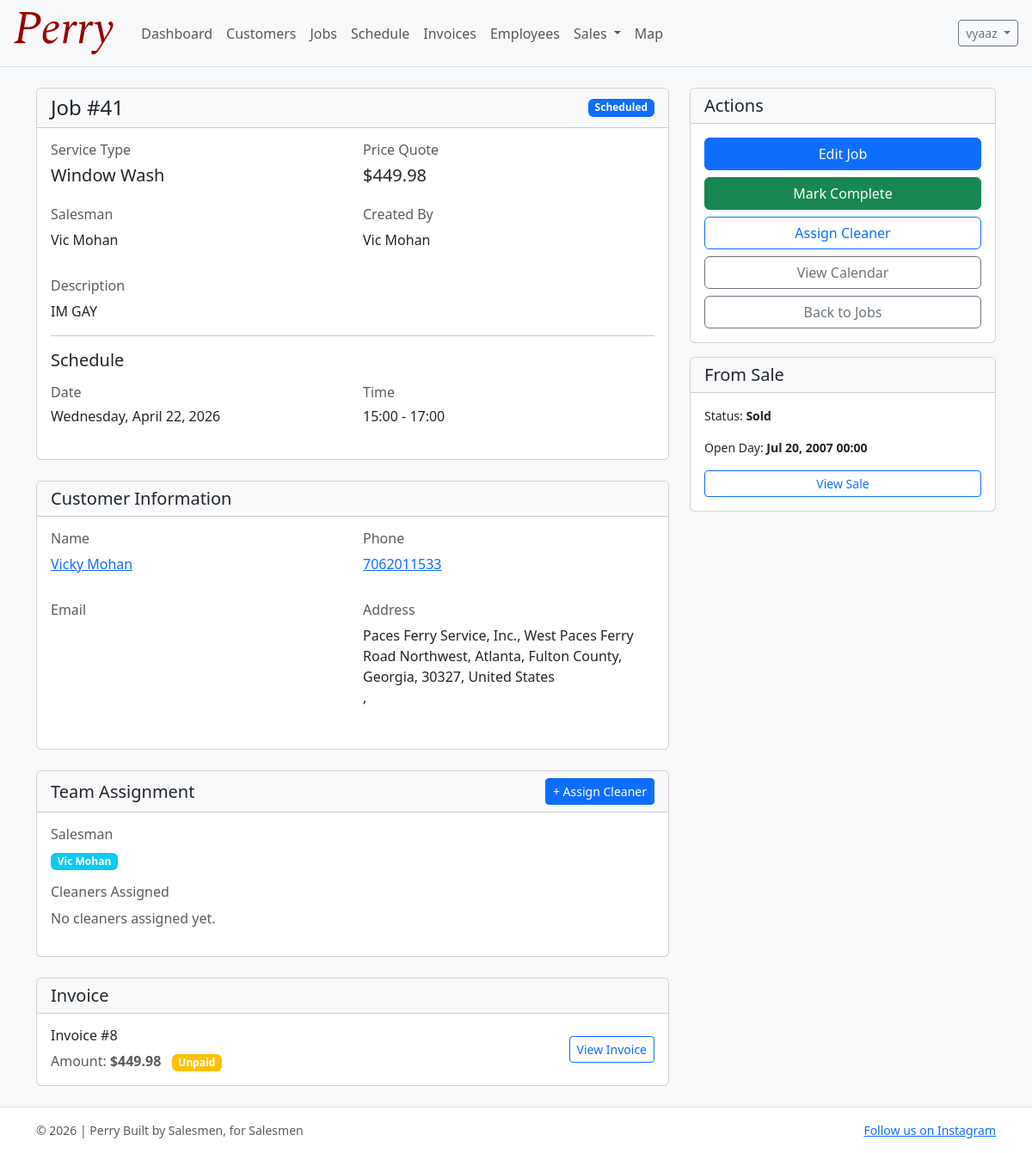
The page /jobs/41/ (signed in) on the database as committed earlier.
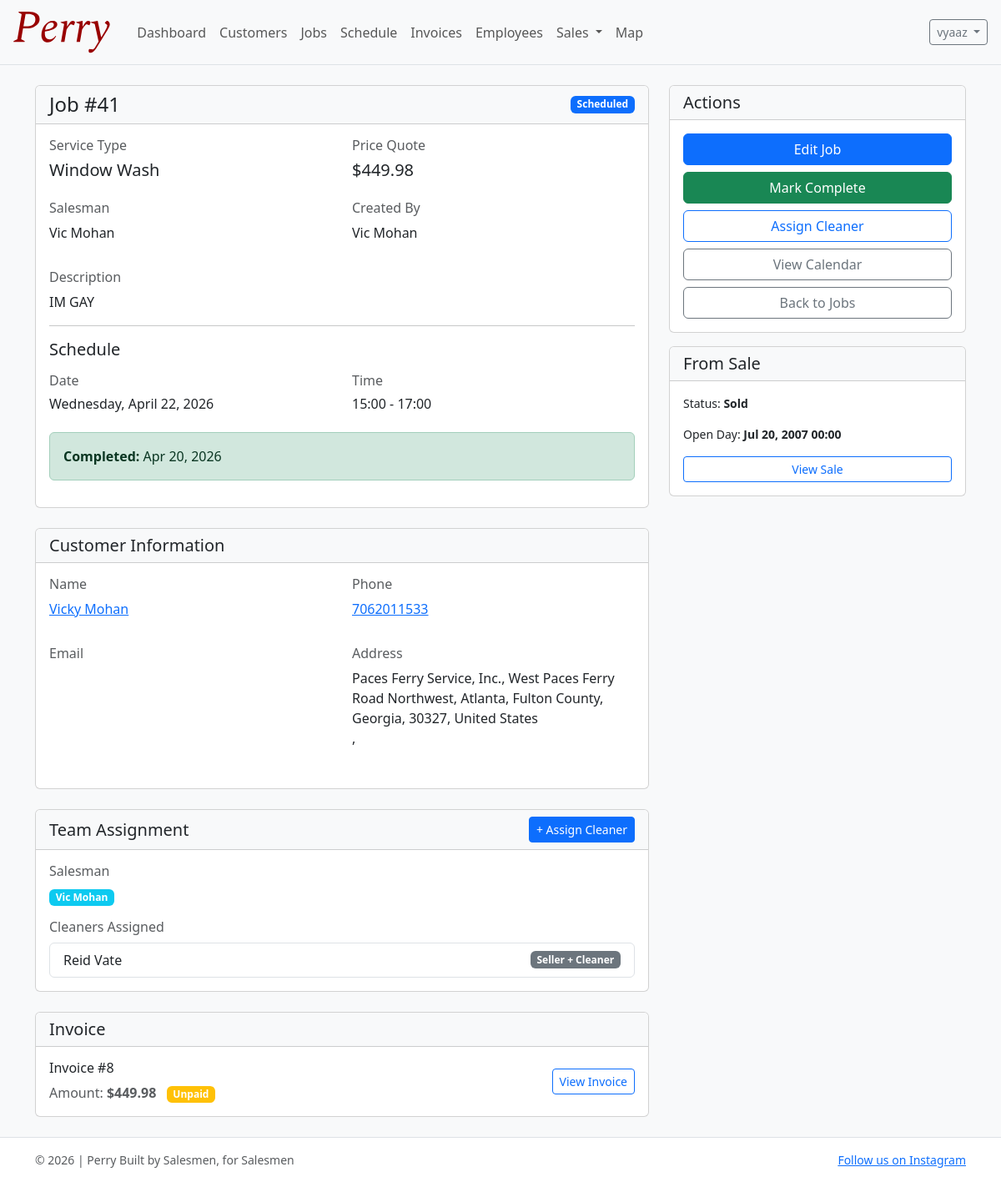
The same page on the database as committed later.
### jobs/models.py (models this page shows, shortened)
class Job(models.Model):
    customer = models.ForeignKey("customers.Customer", on_delete=models.CASCADE, related_name="jobs")
    sale = models.OneToOneField("sales.Sale", on_delete=models.SET_NULL, null=True, blank=True, related_name="job")
    created_by = models.ForeignKey(
        settings.AUTH_USER_MODEL, on_delete=models.PROTECT, related_name="created_jobs"
    )
    assigned_cleaner = models.ForeignKey(
        settings.AUTH_USER_MODEL,
        on_delete=models.PROTECT,
        null=True,
        blank=True,
        related_name="assigned_jobs",
        limit_choices_to={"role__in": ["CLEANER", "BOTH"]},
    )
    job_type = models.CharField(max_length=30, choices=JobType.choices, default=JobType.WINDOW_WASH)
    description = models.TextField(blank=True)
    estimated_time = models.PositiveIntegerField(help_text="Minutes", default=120)  # 2 hours default
    price = models.DecimalField(max_digits=10, decimal_places=2, default=0)
    status = models.CharField(max_length=20, choices=JobStatus.choices, default=JobStatus.PENDING)
    scheduled_date = models.DateField(null=True, blank=True)
    scheduled_start_time = models.TimeField(null=True, blank=True)
    scheduled_end_time = models.TimeField(null=True, blank=True)
    completion_date = models.DateField(null=True, blank=True)
    created_at = models.DateTimeField(auto_now_add=True)
    class Meta:
        ordering = ["-created_at"]
    @property
    def salesman(self):
        if self.sale:
            return self.sale.user
        return self.created_by

class JobCleaner(models.Model):
    job = models.ForeignKey(Job, on_delete=models.CASCADE, related_name="cleaners")
    cleaner = models.ForeignKey(
        settings.AUTH_USER_MODEL,
        on_delete=models.CASCADE,
        related_name="jobs_as_cleaner",
        limit_choices_to={"role__in": ["CLEANER", "BOTH"]},
    )
    assigned_at = models.DateTimeField(auto_now_add=True)
    class Meta:
        unique_together = [("job", "cleaner")]

### sales/models.py (models this page shows, shortened)
class Sale(models.Model):
    user = models.ForeignKey(settings.AUTH_USER_MODEL, on_delete=models.PROTECT, related_name="sales")
    house = models.ForeignKey("geolocation.House", on_delete=models.CASCADE, related_name="sales")
    customer = models.ForeignKey("customers.Customer", on_delete=models.CASCADE, related_name="sales", null=True, blank=True)
    status = models.CharField(max_length=20, choices=SaleStatus.choices, default=SaleStatus.NO_ANSWER)
    quote_price = models.DecimalField(max_digits=10, decimal_places=2, null=True, blank=True)
    open_day = models.DateTimeField(null=True, blank=True, help_text="Scheduled open day if customer agreed")
    notes = models.TextField(blank=True)
    created_at = models.DateTimeField(auto_now_add=True)
    updated_at = models.DateTimeField(auto_now=True)
    class Meta:
        ordering = ["-created_at"]
        verbose_name_plural = "Sales"

### accounts/models.py (models this page shows, shortened)
class User(AbstractUser):
    email = models.EmailField(blank=True)
    phone_number = models.CharField(max_length=30, blank=True)
    role = models.CharField(max_length=20, choices=UserRole.choices, default=UserRole.SELLER)
    profile_image = models.ImageField(upload_to="profile_pics/", null=True, blank=True)
    commission_tier = models.CharField(
        max_length=20, choices=CommissionTier.choices, default=CommissionTier.AMATEUR
    )
    commission_override_percentage = models.DecimalField(
        max_digits=5,
        decimal_places=2,
        null=True,
        blank=True,
        help_text="If set, overrides the tier percentage (e.g. 12.5 for 12.5%).",
    )
    hire_date = models.DateField(null=True, blank=True, default=timezone.now)
    def get_full_name(self) -> str:  # type: ignore[override]
        full = f"{self.first_name} {self.last_name}".strip()
        return full or self.username

### customers/models.py (models this page shows, shortened)
class Customer(models.Model):
    first_name = models.CharField(max_length=80)
    last_name = models.CharField(max_length=80)
    phone = models.CharField(max_length=30, blank=True)
    email = models.EmailField(blank=True)
    address = models.CharField(max_length=255, blank=True)
    city = models.CharField(max_length=120, blank=True)
    state = models.CharField(max_length=60, blank=True)
    zip_code = models.CharField(max_length=20, blank=True)
    notes = models.TextField(blank=True)
    first_job_date = models.DateField(null=True, blank=True)
    created_at = models.DateTimeField(auto_now_add=True)
    updated_at = models.DateTimeField(auto_now=True)
    class Meta:
        ordering = ["last_name", "first_name"]
    def __str__(self) -> str:
        return f"{self.first_name} {self.last_name}".strip()

### invoices/models.py (models this page shows, shortened)
class Invoice(models.Model):
    customer = models.ForeignKey("customers.Customer", on_delete=models.PROTECT, related_name="invoices")
    job = models.OneToOneField("jobs.Job", on_delete=models.PROTECT, related_name="invoice")
    amount = models.DecimalField(max_digits=10, decimal_places=2)
    completion_date = models.DateField(null=True, blank=True)
    paid = models.BooleanField(default=False)
    created_at = models.DateTimeField(auto_now_add=True)
    class Meta:
        ordering = ["-created_at"]

### jobs/views.py (the view)
# urls.py: path("<int:pk>/", job_detail, name="job_detail"),
@login_required
def job_detail(request, pk: int):
    job = get_object_or_404(Job.objects.select_related("customer", "created_by", "assigned_cleaner"), pk=pk)
    assigned_cleaners = job.cleaners.select_related("cleaner").all()
    return render(request, "jobs/job_detail.html", {"job": job, "assigned_cleaners": assigned_cleaners})

### templates/jobs/job_detail.html (shortened to what the changed rows need)
{% extends "base.html" %}
{% block content %}
<div class="row">
  <div class="col-md-8">
    <div class="card mb-4">
      <div class="card-header bg-light">
        <div class="d-flex justify-content-between align-items-center">
          <h4 class="card-title mb-0">Job #{{ job.id }}</h4>
          <span class="badge bg-{% if job.status == 'COMPLETED' %}success{% elif job.status == 'SCHEDULED' %}primary{% elif job.status == 'PENDING' %}warning{% else %}secondary{% endif %}">
            {{ job.get_status_display }}
          </span>
        </div>
      </div>
      <div class="card-body">
        <div class="row mb-3">
          <div class="col-md-6">
            <h6 class="text-muted">Service Type</h6>
            <p class="h5">{{ job.get_job_type_display }}</p>
          </div>
          <div class="col-md-6">
            <h6 class="text-muted">Price Quote</h6>
            <p class="h5">${{ job.price }}</p>
          </div>
        </div>
        <div class="row">
          <div class="col-md-6 mb-3">
            <h6 class="text-muted">Salesman</h6>
            <p>{{ job.salesman.get_full_name }}</p>
          </div>
          <div class="col-md-6 mb-3">
            <h6 class="text-muted">Created By</h6>
            <p>{{ job.created_by.get_full_name }}</p>
          </div>
        </div>
        {% if job.description %}
          <div class="mb-3">
            <h6 class="text-muted">Description</h6>
            <p>{{ job.description }}</p>
          </div>
        {% endif %}
        {% if job.scheduled_date %}
          <hr>
          <h5 class="mb-3">Schedule</h5>
          <div class="row">
            <div class="col-md-6 mb-3">
              <h6 class="text-muted">Date</h6>
              <p class="h6">{{ job.scheduled_date|date:"l, F d, Y" }}</p>
            </div>
            <div class="col-md-6 mb-3">
              <h6 class="text-muted">Time</h6>
              <p class="h6">
                {% if job.scheduled_start_time and job.scheduled_end_time %}
                  {{ job.scheduled_start_time|time:"H:i" }} - {{ job.scheduled_end_time|time:"H:i" }}
                {% else %}
                  Not scheduled
                {% endif %}
              </p>
            </div>
          </div>
        {% endif %}
        {% if job.completion_date %}
          <div class="alert alert-success" role="alert">
            <strong>Completed:</strong> {{ job.completion_date|date:"M d, Y" }}
          </div>
        {% endif %}
      </div>
    </div>
    <div class="card mb-4">
      <div class="card-body">
        <div class="row">
          <div class="col-md-6 mb-3">
            <p><a href="{% url 'customer_detail' job.customer.id %}">{{ job.customer }}</a></p>
          </div>
          <div class="col-md-6 mb-3">
            <p><a href="tel:{{ job.customer.phone }}">{{ job.customer.phone }}</a></p>
          </div>
        </div>
        <div class="row">
          <div class="col-md-6 mb-3">
            <h6 class="text-muted">Address</h6>
            <p>{{ job.customer.address }}<br>{{ job.customer.city }}, {{ job.customer.state }} {{ job.customer.zip_code }}</p>
          </div>
        </div>
      </div>
    </div>
    <div class="card mb-4">
      <div class="card-body">
        <div class="mb-3">
          <h6 class="text-muted">Salesman</h6>
          <div class="badge bg-info">{{ job.salesman.get_full_name }}</div>
        </div>
        <div>
          <h6 class="text-muted">Cleaners Assigned</h6>
          {% if assigned_cleaners %}
            <div class="list-group">
              {% for cleaner in assigned_cleaners %}
                <div class="list-group-item d-flex justify-content-between align-items-center">
                  <span>{{ cleaner.cleaner.get_full_name }}</span>
                  <span class="badge bg-secondary">{{ cleaner.cleaner.get_role_display }}</span>
                </div>
              {% endfor %}
            </div>
          {% else %}
            <p class="text-muted">No cleaners assigned yet.</p>
          {% endif %}
        </div>
      </div>
    </div>
    {% if job.invoice %}
      <div class="card">
        <div class="card-header bg-light">
          <h5 class="card-title mb-0">Invoice</h5>
        </div>
        <div class="card-body">
          <div class="d-flex justify-content-between align-items-center">
            <div>
              <h6>Invoice #{{ job.invoice.id }}</h6>
              <p class="text-muted mb-0">
                Amount: <strong>${{ job.invoice.amount }}</strong>
                {% if job.invoice.paid %}
                  <span class="badge bg-success ms-2">Paid</span>
                {% else %}
                  <span class="badge bg-warning ms-2">Unpaid</span>
                {% endif %}
              </p>
            </div>
            <a href="{% url 'invoice_list' %}" class="btn btn-sm btn-outline-primary">View Invoice</a>
          </div>
        </div>
      </div>
    {% endif %}
  </div>
  <div class="col-md-4">
    {% if job.sale %}
      <div class="card mt-3">
        <div class="card-header bg-light">
          <h5 class="card-title mb-0">From Sale</h5>
        </div>
        <div class="card-body small">
          <p>Status: <strong>{{ job.sale.get_status_display }}</strong></p>
          {% if job.sale.open_day %}
            <p>Open Day: <strong>{{ job.sale.open_day|date:"M d, Y H:i" }}</strong></p>
          {% endif %}
          <a href="{% url 'sale_detail' job.sale.id %}" class="btn btn-sm btn-outline-primary w-100">View Sale</a>
        </div>
      </div>
    {% endif %}
  </div>
</div>
{% endblock %}

Rows that differ between the two databases and show on the page:
changed Job "Window Wash": completion_date (not shown) → "Apr 20, 2026"
added JobCleaner: cleaner.get_full_name "Reid Vate", cleaner.role "Seller + Cleaner"
Other text that changed with them:
text no longer shown: "No cleaners assigned yet."
text now shown: "Completed:"
